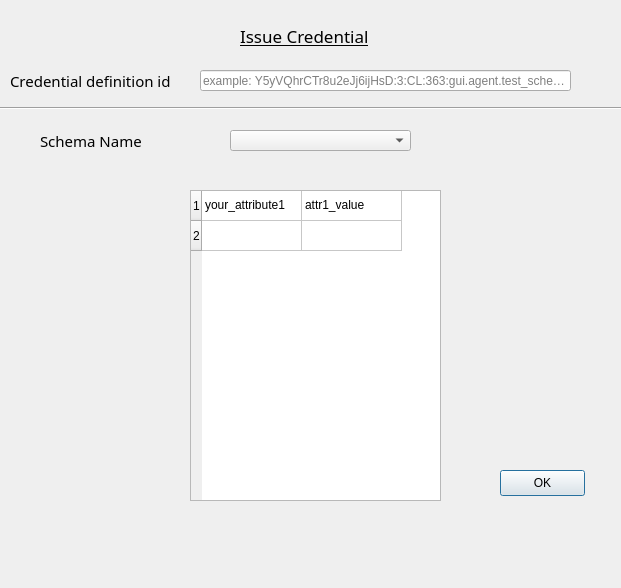
<?xml version="1.0" encoding="UTF-8"?>
<ui version="4.0">
 <class>Dialog</class>
 <widget class="QDialog" name="Dialog">
  <property name="geometry">
   <rect>
    <x>0</x>
    <y>0</y>
    <width>621</width>
    <height>588</height>
   </rect>
  </property>
  <property name="windowTitle">
   <string>Dialog</string>
  </property>
  <widget class="QLabel" name="label_12">
   <property name="geometry">
    <rect>
     <x>40</x>
     <y>130</y>
     <width>171</width>
     <height>21</height>
    </rect>
   </property>
   <property name="font">
    <font>
     <family>Berlin Sans FB</family>
     <pointsize>11</pointsize>
    </font>
   </property>
   <property name="text">
    <string>Schema Name</string>
   </property>
  </widget>
  <widget class="QPushButton" name="okButton">
   <property name="geometry">
    <rect>
     <x>500</x>
     <y>470</y>
     <width>85</width>
     <height>26</height>
    </rect>
   </property>
   <property name="text">
    <string>OK</string>
   </property>
  </widget>
  <widget class="QTableWidget" name="schemaAttributes">
   <property name="geometry">
    <rect>
     <x>190</x>
     <y>190</y>
     <width>251</width>
     <height>311</height>
    </rect>
   </property>
   <property name="rowCount">
    <number>2</number>
   </property>
   <property name="columnCount">
    <number>2</number>
   </property>
   <attribute name="horizontalHeaderVisible">
    <bool>false</bool>
   </attribute>
   <row/>
   <row/>
   <column/>
   <column/>
   <item row="0" column="0">
    <property name="text">
     <string extracomment="Your attributes">your_attribute1</string>
    </property>
   </item>
   <item row="0" column="1">
    <property name="text">
     <string>attr1_value</string>
    </property>
   </item>
  </widget>
  <widget class="QLabel" name="agent_name_label">
   <property name="geometry">
    <rect>
     <x>240</x>
     <y>20</y>
     <width>221</width>
     <height>31</height>
    </rect>
   </property>
   <property name="font">
    <font>
     <family>Berlin Sans FB</family>
     <pointsize>13</pointsize>
     <underline>true</underline>
    </font>
   </property>
   <property name="text">
    <string>Issue Credential</string>
   </property>
  </widget>
  <widget class="QComboBox" name="schemaName">
   <property name="geometry">
    <rect>
     <x>230</x>
     <y>130</y>
     <width>181</width>
     <height>21</height>
    </rect>
   </property>
  </widget>
  <widget class="Line" name="line_4">
   <property name="geometry">
    <rect>
     <x>-10</x>
     <y>100</y>
     <width>681</width>
     <height>16</height>
    </rect>
   </property>
   <property name="orientation">
    <enum>Qt::Horizontal</enum>
   </property>
  </widget>
  <widget class="QLabel" name="label_13">
   <property name="geometry">
    <rect>
     <x>10</x>
     <y>70</y>
     <width>171</width>
     <height>21</height>
    </rect>
   </property>
   <property name="font">
    <font>
     <family>Berlin Sans FB</family>
     <pointsize>11</pointsize>
    </font>
   </property>
   <property name="text">
    <string>Credential definition id</string>
   </property>
  </widget>
  <widget class="QLineEdit" name="schemaName_2">
   <property name="geometry">
    <rect>
     <x>200</x>
     <y>70</y>
     <width>371</width>
     <height>21</height>
    </rect>
   </property>
   <property name="text">
    <string/>
   </property>
   <property name="placeholderText">
    <string>example: Y5yVQhrCTr8u2eJj6ijHsD:3:CL:363:gui.agent.test_schema</string>
   </property>
  </widget>
 </widget>
 <resources/>
 <connections/>
</ui>
